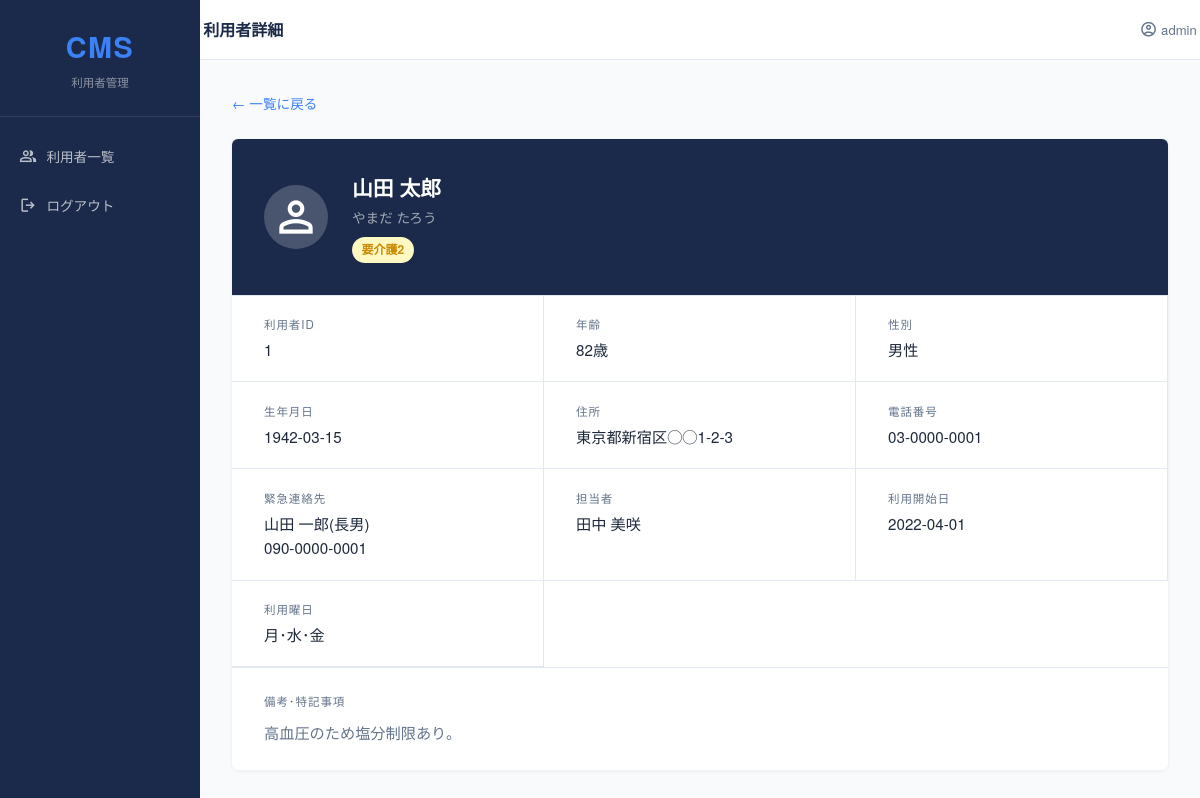
The app's page /detail.php?id=1 (signed in) with its own data.
### tables this page shows
CREATE TABLE `users` (
  `id` int(11) NOT NULL,
  `name` varchar(100) NOT NULL,
  `kana` varchar(100) NOT NULL,
  `age` int(11) NOT NULL,
  `gender` varchar(10) NOT NULL,
  `birth` date NOT NULL,
  `care_level` varchar(20) NOT NULL,
  `staff` varchar(50) NOT NULL,
  `address` varchar(255) NOT NULL,
  `tel` varchar(20) NOT NULL,
  `emergency` varchar(255) NOT NULL,
  `start_date` date NOT NULL,
  `days` varchar(50) NOT NULL,
  `note` mediumtext NOT NULL
);

### detail.php (the view, shortened to what this page needs)
<?php
    require 'db.php';
    function getCareClass($care){
        if(strpos($care,'2') !== false)return 'care-2';
        return;
    }
    $id = $_GET['id'] ?? '';
    $stmt = $pdo -> prepare('SELECT * FROM users WHERE id = ?');
    $stmt -> execute([$id]);
    $user = $stmt -> fetch(PDO::FETCH_ASSOC);
    $emergencyHtml = str_replace(')', ')<br>', htmlspecialchars($user['emergency']));
 ?>
<!DOCTYPE html>
<html lang="ja">
<head>
    <link rel="stylesheet" href="https://unpkg.com">
    <link rel="stylesheet" href="style.css">
</head>
<body class="app-page">
    <aside class="sidebar">
        <div class="sidebar-logo">
            <span>CMS</span>
            <p>利用者管理</p>
        </div>
        <nav class="sidebar-nav">
            <a href="index.php" title="利用者一覧">
                <span class="material-symbols-outlined">group</span>
                <span class="nav-label">利用者一覧</span>
            </a>
            <a href="logout.php" title="ログアウト">
                <span class="material-symbols-outlined">logout</span>
                <span class="nav-label">ログアウト</span>
            </a>
        </nav>
    </aside>
    <main class="MN">
        <header class="app-header">
            <h2>利用者詳細</h2>
            <span class="header-user">
                <span class="material-symbols-outlined">account_circle</span>
                <?=
                    htmlspecialchars($_SESSION['username'])
                ?>
            </span>
        </header>
        <div class="detail-wrap">
            <a href="index.php" class="btn-back">← 一覧に戻る</a>
            <div class="detail-card">
                <div class="detail-header">
                    <div class="detail-avatar">
                        <span class="material-symbols-outlined">person</span>
                    </div>
                    <div>
                        <h3><?= htmlspecialchars($user['name']) ?></h3>
                        <p><?= htmlspecialchars($user['kana']) ?></p>
                        <span class="care-badge <?= getCareClass($user['care_level']) ?>"><?= htmlspecialchars($user['care_level']) ?></span>
                    </div>
                </div>
                <div class="detail-grid">
                    <div class="detail-item">
                        <div class="detail-label">利用者ID</div>
                        <div class="detail-value"><?= htmlspecialchars($user['id']) ?></div>
                    </div>
                    <div class="detail-item">
                        <div class="detail-label">年齢</div>
                        <div class="detail-value"><?= htmlspecialchars($user['age']) ?>歳</div>
                    </div>
                    <div class="detail-item">
                        <div class="detail-label">性別</div>
                        <div class="detail-value"><?= htmlspecialchars($user['gender']) ?></div>
                    </div>
                    <div class="detail-item">
                        <div class="detail-label">生年月日</div>
                        <div class="detail-value"><?= htmlspecialchars($user['birth']) ?></div>
                    </div>
                    <div class="detail-item">
                        <div class="detail-label">住所</div>
                        <div class="detail-value"><?= htmlspecialchars($user['address']) ?></div>
                    </div>
                    <div class="detail-item">
                        <div class="detail-label">電話番号</div>
                        <div class="detail-value"><?= htmlspecialchars($user['tel']) ?></div>
                    </div>
                    <div class="detail-item">
                        <div class="detail-label">緊急連絡先</div>
                        <div class="detail-value"><?= $emergencyHtml ?></div>
                    </div>
                    <div class="detail-item">
                        <div class="detail-label">担当者</div>
                        <div class="detail-value"><?= htmlspecialchars($user['staff']) ?></div>
                    </div>
                    <div class="detail-item">
                        <div class="detail-label">利用開始日</div>
                        <div class="detail-value"><?= htmlspecialchars($user['start_date']) ?></div>
                    </div>
                    <div class="detail-item">
                        <div class="detail-label">利用曜日</div>
                        <div class="detail-value"><?= htmlspecialchars($user['days']) ?></div>
                    </div>
                </div>
                <div class="detail-note">
                    <div class="detail-label">備考･特記事項</div>
                    <div class="detail-value"><?= nl2br(htmlspecialchars($user['note'])) ?></div>
                </div>
            </div>
        </div>
    </main>
</body>
</html>

### style.css (style rules this page uses)
:root { --color-primary:#1b2a4a; --color-accent:#3b82f6; --color-accent-light:#eff6ff; --color-success:#10b981; --color-warning:#f59e0b; --color-danger:#ef4444; --color-white:#fff; --color-light:#f8fafc; --color-mid:#e2e8f0; --color-muted:#64748b; --color-text:#1e293b; --sidebar-width:200px; --header-height:60px; --radius:6px; --transition:0.2s ease; }
*,*::before,*::after { box-sizing: border-box; margin: 0; padding: 0; }
body { font-family: 'Noto Sans JP','Helvetica Neue',sans-serif; color: var(--color-text); background: var(--color-light); font-size: 14px; line-height: 1.6; }
a { color: inherit;text-decoration:none; }
.app-page { display: flex; min-height: 100vh; }
.sidebar { width: var(--sidebar-width); background: var(--color-primary); min-height: 100vh; position: fixed; top: 0; left: 0; display: flex; flex-direction: column; }
.sidebar-logo { padding: 1.5rem 1.2rem; border-bottom: 1px solid rgba(255, 255, 255, 0.1); text-align: center; }
.sidebar-logo span { display: block; font-size: 1.8rem; font-weight: 900; color: var(--color-accent); letter-spacing: 0.05em; }
.sidebar-logo p { font-size: 0.72rem; color: rgba(255, 255, 255, 0.5); margin-top: 0.2rem; }
.material-symbols-outlined { font-variation-settings: 'FILL' 0, 'wght' 400, 'GRAD' 0, 'opsz' 24; vertical-align: middle; line-height: 1; }
.sidebar-nav { padding: 1rem 0; display: flex; flex-direction: column; }
.sidebar-nav a { padding: 0.85rem 1.2rem; color: rgba(255, 255, 255, 0.7); font-size: 0.85rem; transition: background var(--transition),color var(--transition); display: flex; align-items: center; gap: 0.6rem; }
.sidebar-nav a .material-symbols-outlined,.header-user .material-symbols-outlined { font-size: 1.1rem; vertical-align: -3px; }
.detail-avatar .material-symbols-outlined { font-size: 2rem; color: var(--color-white); font-size: 50px; }
.MN { margin-left: var(--sidebar-width); flex: 1; display: flex; flex-direction: column; }
.app-header { height: var(--header-height); background: var(--color-white); border-bottom: 1px solid var(--color-mid); display: flex; align-items: center; justify-content: space-between; padding: 0.2rem; position: sticky; top: 0; z-index: 10; }
.app-header h2 { font-size: 1rem; color: var(--color-primary); }
.header-user { font-size: 0.82rem; color: var(--color-muted); }
.care-badge { display: inline-block; padding: 0.2rem 0.6rem; border-radius: 20px; font-size: 0.75rem; font-weight: 700; }
.care-2 { background: #fef9c3; color: #ca8a04; }
.detail-wrap { padding: 2rem; }
.btn-back { display: inline-block; color: var(--color-accent); font-size: 0.85rem; margin-bottom: 1.5rem; transition: opacity var(--transition); }
.detail-card { background: var(--color-white); border-radius: var(--radius); box-shadow: 0 1px 4px rgba(0, 0, 0, 0.06); overflow: hidden; }
.detail-header { background: var(--color-primary); padding: 2rem; display: flex; align-items: center; gap: 1.5rem; }
.detail-avatar { width: 64px; height: 64px; border-radius: 50%; background: rgba(255, 255, 255, 0.2); display: flex; align-items: center; justify-content: center; font-size: 2rem; flex-shrink: 0; }
.detail-header h3 { font-size: 1.3rem; color: var(--color-white); margin-bottom: 0.2rem; }
.detail-header p { color: rgba(255, 255, 255, 0.6); font-size: 0.85rem; margin-bottom: 0.5rem; }
.detail-grid { display: grid; grid-template-columns: repeat(auto-fit,minmax(240px, 1fr)); gap: 0; border-top: 1px solid var(--color-mid); }
.detail-item { padding: 1.2rem 2rem; border-bottom: 1px solid var(--color-mid); border-right: 1px solid var(--color-mid); }
.detail-label { font-size: 0.72rem; color: var(--color-muted); letter-spacing: 0.08em; margin-bottom: 0.3rem; text-transform: uppercase; }
.detail-value { font-size: 0.95rem; color: var(--color-text); font-weight: 500; }
.detail-note { padding: 1.5rem 2rem; border-top: 1px solid var(--color-mid); }
.detail-note .detail-value { margin-top: 0.5rem; line-height: 1.8; color: var(--color-muted); }

### records on screen
users: name "山田 太郎", kana "やまだ たろう", care_level "要介護2", id "1", age "82", gender "男性", birth "1942-03-15", address "東京都新宿区◯◯1-2-3", tel "03-0000-0001", emergency "山田 一郎(長男) 090-0000-0001", staff "田中 美咲", start_date "2022-04-01", days "月･水･金", note "高血圧のため塩分制限あり。"

### other values on screen
$_SESSION['username'] "admin"
